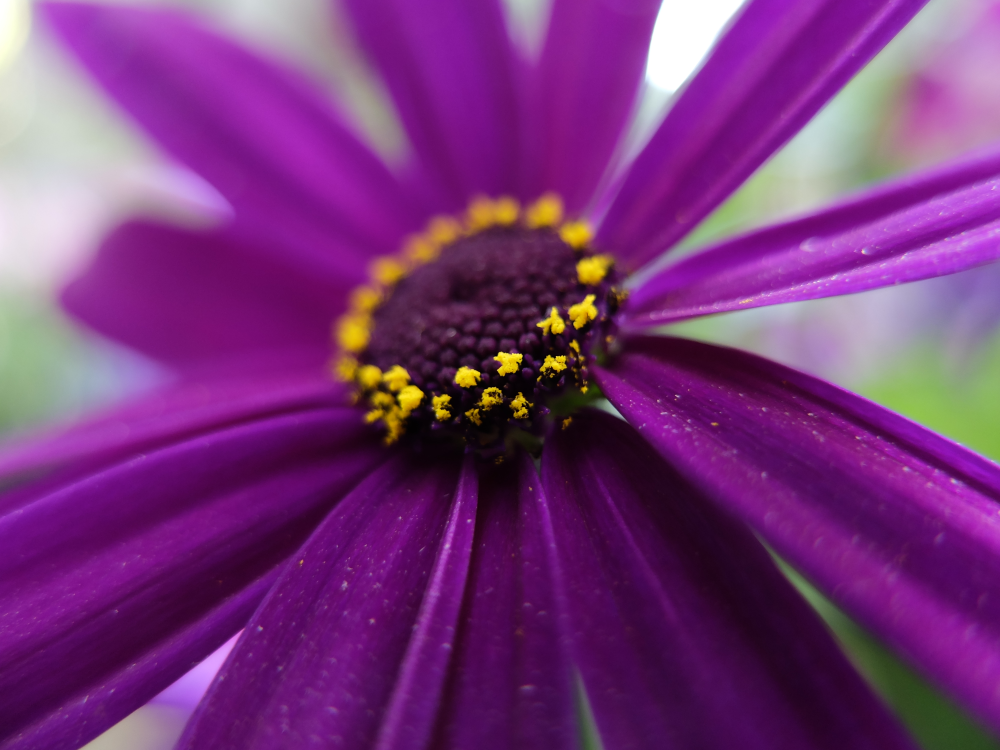
#> input picture 01-grayScale/sample.jpeg, 4000 x 3000 px (shown at 1/4 size)
$ python runme.py
#> lines starting #> are read from the running program, lines starting #| are printed output that depends on the picture; long printed decimals are rounded
import cv2
import numpy as np

image = cv2.imread('./sample.jpeg')
#> image is the input picture: shape (3000, 4000, 3); mean B, G, R 121.3, 53.2, 119.6
w=500
image = cv2.resize(image,(w,image.shape[0]*w//image.shape[1]))
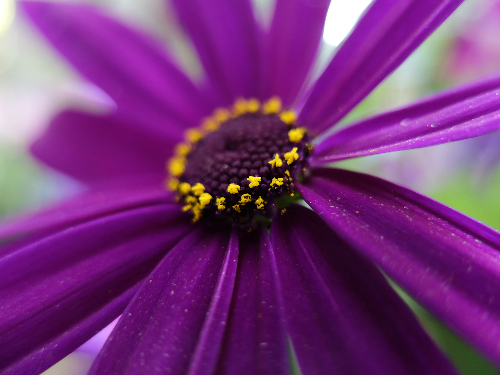
#> image: shape (375, 500, 3); mean B, G, R 121.4, 53.3, 119.6
grayV1 = cv2.cvtColor(image, cv2.COLOR_BGR2GRAY)
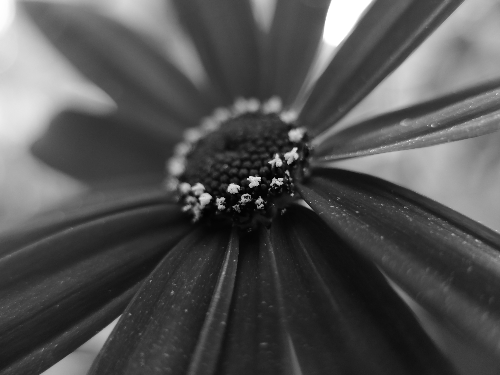
#> grayV1: shape (375, 500); min 2, max 255, mean 80.9
h,w,channel=image.shape
#> h = 375; w = 500; channel = 3
grayV2=np.zeros((h,w,1))
difimg=np.zeros((h,w,1))
differences=[]
for i,line in enumerate(image):
    for j,pixel in enumerate(line):
        y=int(0.299*pixel[2]+0.587*pixel[1]+0.144*pixel[0])
        grayV2[i][j]=y
        differences.append(abs(grayV1[i][j]-y))
        difimg[i][j]=abs(grayV1[i][j]-y)*5
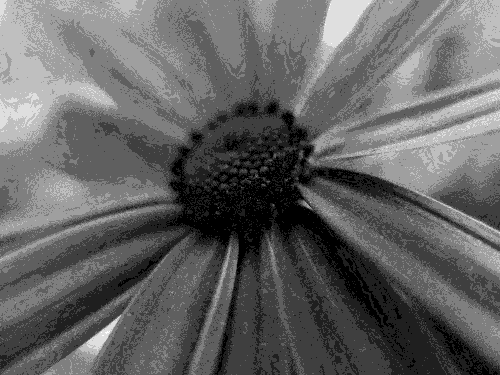
#> difimg: shape (375, 500, 1) float64; min 0, max 40, mean 15.7; drawn with min black and max white
#> after the loop, differences = 187500 items
print(f"mean:{sum(differences)/len(differences):0.3f}\n"+
      f"max:{max(differences)}\n"+
      f"min:{min([i for i in differences if i])}\n"+
      f"numberOfSamePixels: {differences.count(0)}~{h*w/differences.count(0):3f}%")
#| mean:3.149
#| max:8
#| min:1
#| numberOfSamePixels: 10548~17.776%
cv2.imwrite('grayscaleWithoutOpencv.jpg',grayV2)
cv2.imwrite('grayscaleWithOpencv.jpg',grayV1)
cv2.imwrite('difimg.jpg',difimg)
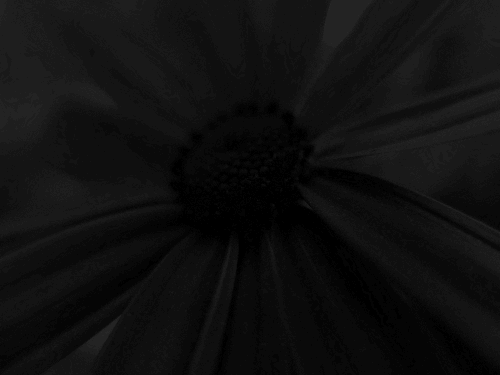
#> saved as difimg.jpg: shape (375, 500, 1); min 0, max 40, mean 15.7
cv2.waitKey(0)
cv2.destroyAllWindows()
